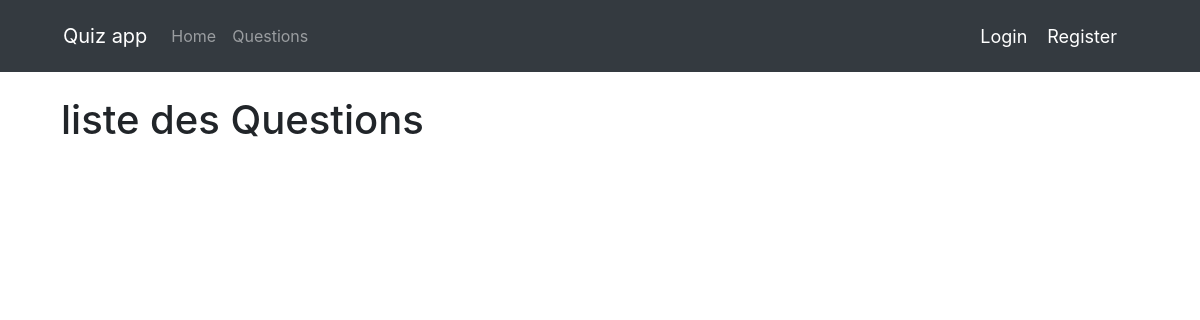
The page /question/ on the database as committed earlier.
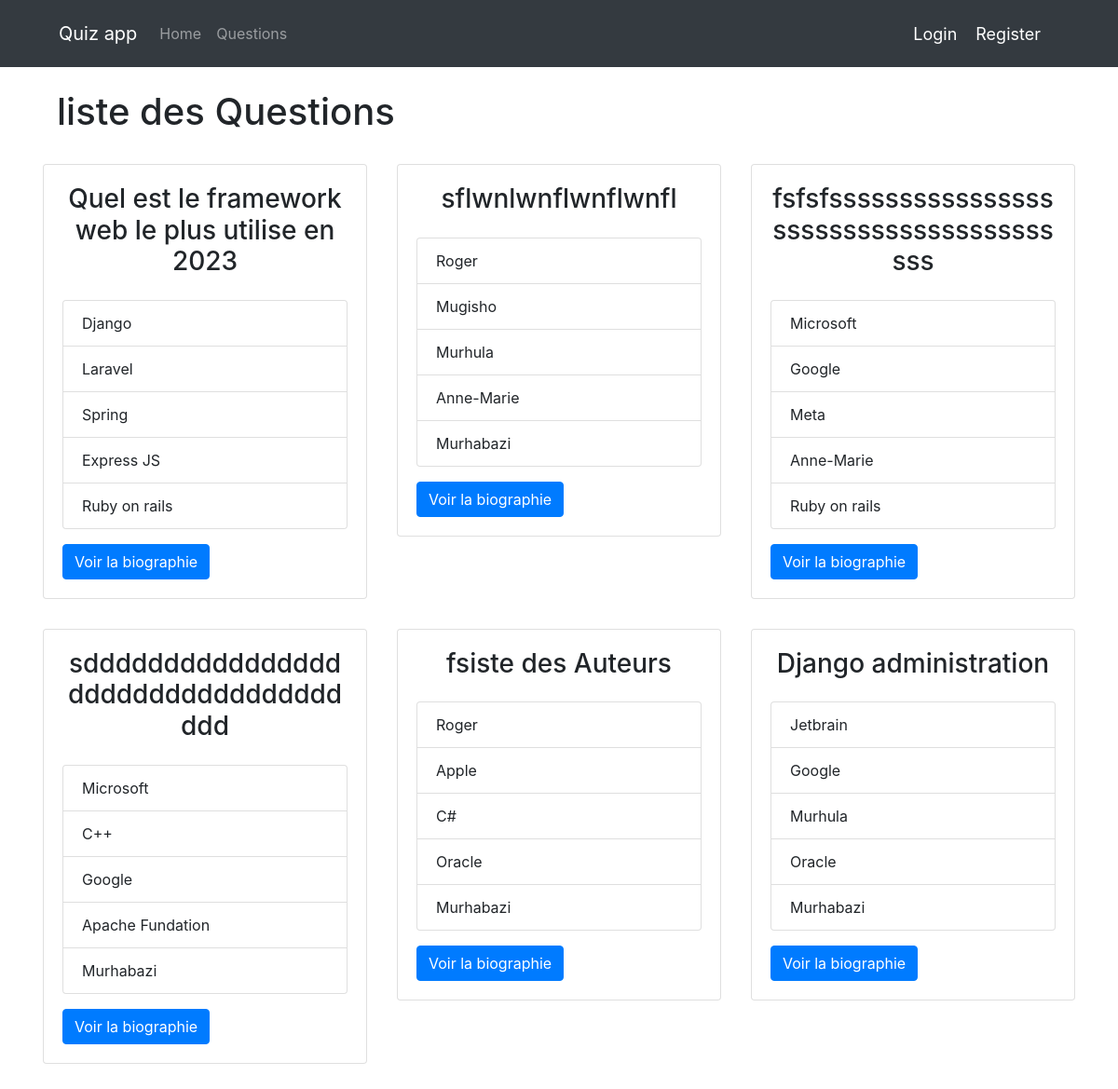
The same page on the database as committed later.
### question/models.py (models this page shows, shortened)
class Question(models.Model):
    question = models.TextField()
    option_one = models.CharField(max_length=200,null=True)
    option_two = models.CharField(max_length=200,null=True)
    option_three = models.CharField(max_length=200,null=True)
    option_four = models.CharField(max_length=200,null=True)
    option_five = models.CharField(max_length=200,null=True)
    answer = models.CharField(max_length=200,null=True)

### question/views.py (the view)
# urls.py: path('', views.view_questions ,name='question_display'),
def view_questions(request):
    questions = Question.objects.all()
    return render(request, "displayQuestions.html",{'questions' : questions})

### question/templates/displayQuestions.html
{% extends 'base.html' %}
{% block content %}
<div class="">
  <h1 class="m-3 fs-1">liste des Questions</h1>
  <div class="row row-cols-1 row-cols-md-2 row-cols-lg-3 row-cols-xl-4 g-4">
    {% for question in questions %}
    <div class="col-4 p-3">
      <div class="card">
        <div class="card-body">
          <h3 class="text-center">{{ question.question }}</h3>
          <ol class="list-group list-group-numbered pb-3 pt-3">
            <li class="list-group-item">{{ question.option_one }}</li>
            <li class="list-group-item">{{ question.option_two }}</li>
            <li class="list-group-item">{{ question.option_three }}</li>
            <li class="list-group-item">{{ question.option_four }}</li>
            <li class="list-group-item">{{ question.option_five }}</li>
          </ol>
          <a href="#" class="btn btn-primary">Voir la biographie</a>
        </div>
      </div>
    </div>
    {% endfor %}
  </div>
</div>
{% endblock content %}

### quizapp/templates/base.html (shortened to what this page needs)
 {% load static %}
<html>
  <head>
    <link
      rel="stylesheet"
      href="https://maxcdn.bootstrapcdn.com/bootstrap/4.0.0/css/bootstrap.min.css"
    />
  </head>
  <body>
    {% include 'navbar.html' %}
    <div class="container">
      {% block content %}{% endblock %}
    </div>
    <br />
  </body>
</html>

### quizapp/templates/navbar.html (shortened to what this page needs)
{% load static %}
<nav class="navbar  navbar-expand-sm navbar-dark bg-dark p-3 pl-5 pr-5 mb-4">
    <div class="container-fluid">
        <a class="navbar-brand" href="#">Quiz app</a>
        <div class="collapse navbar-collapse" id="navbarCollapse">
            <ul class="navbar-nav">
                <li class="nav-item">
                    <a class="nav-link" href="{% url 'home' %}">Home</a>
                </li>
                <li class="nav-item">
                    <a class="nav-link" href="{% url 'question_display' %}">Questions </a>
                </li>
            </ul>
        </div>
        <div>
            <ul class="navbar-nav">
                {% if user.is_authenticated %}
                <li class="nav-item">
                    <span class="greet"> Hello, {{request.user}} </span>
                </li>
                <li class="nav-item">
                    <a class="greet" href="{% url 'logout' %}"> Logout </a>
                </li>
                {% else %}
                <li class="nav-item">
                    <a class="greet" href="{% url 'login' %}">Login </a>
                </li>
                <li class="nav-item">
                    <a class="greet" href="{% url 'register' %}">Register</a>
                </li>
                {% endif %}
            </ul>
        </div>
    </div>
</nav>

### quizapp/templates/navbar.html (style rules this page uses)
.greet { font-size: 18px; color: #fff; margin-right: 20px; }

Rows that differ between the two databases and show on the page:
added Question: question "Quel est le framework web le plus utilise en 2023", option_one "Django", option_two "Laravel", option_three "Spring", option_four "Express JS", option_five "Ruby on rails"
added Question: question "sflwnlwnflwnflwnfl", option_one "Roger", option_two "Mugisho", option_three "Murhula", option_four "Anne-Marie", option_five "Murhabazi"
added Question: question "fsfsfsssssssssssssssssssssssssssssssssssssss", option_one "Microsoft", option_two "Google", option_three "Meta", option_four "Anne-Marie", option_five "Ruby on rails"
added Question: question "sdddddddddddddddddddddddddddddddddddd", option_one "Microsoft", option_two "C++", option_three "Google", option_four "Apache Fundation", option_five "Murhabazi"
added Question: question "fsiste des Auteurs", option_one "Roger", option_two "Apple", option_three "C#", option_four "Oracle", option_five "Murhabazi"
added Question: question "Django administration", option_one "Jetbrain", option_two "Google", option_three "Murhula", option_four "Oracle", option_five "Murhabazi"
